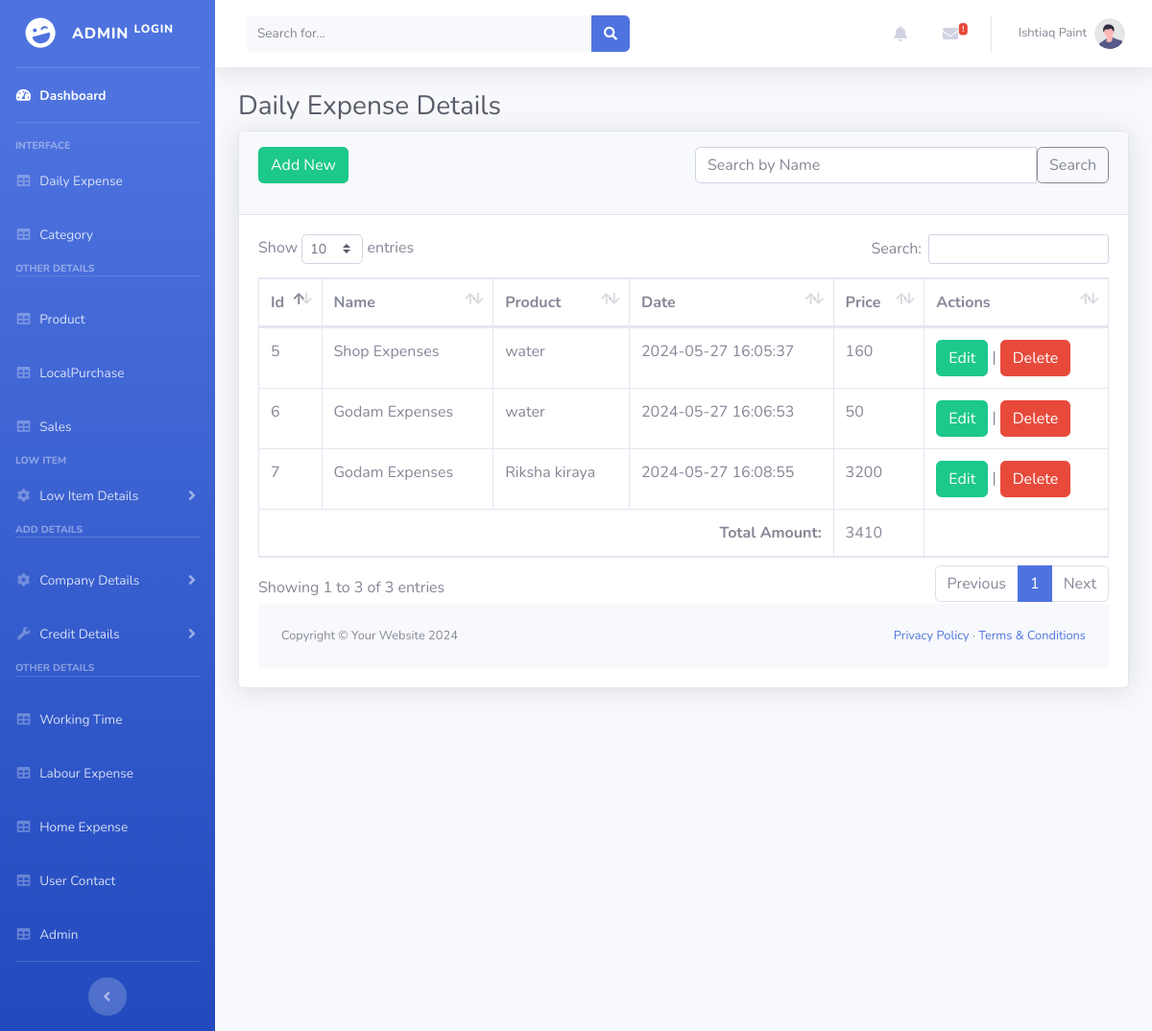
/admin/Daily.php (signed in), run on the app's committed database.
### tables this page shows
CREATE TABLE `dailyexpense` (
  `id` int(100) NOT NULL,
  `name` varchar(255) NOT NULL,
  `product` varchar(255) NOT NULL,
  `date` timestamp NOT NULL DEFAULT CURRENT_TIMESTAMP,
  `price` int(11) NOT NULL
);

### admin/Daily.php (the view, shortened to what this page needs)
<?php
include_once("DatabaseConn.php");
class DailyExpenseDashboard {
    private $conn;
    public function __construct($conn) {
        $this->conn = $conn;
    }
    public function displayExpenseData($search = '') {
        ?>
        <!DOCTYPE html>
        <html lang="en">
        <head>
    <link href="vendor/fontawesome-free/css/all.min.css" rel="stylesheet" type="text/css">
    <link href="css/sb-admin-2.min.css" rel="stylesheet">
    <link href="vendor/datatables/dataTables.bootstrap4.min.css" rel="stylesheet">
        </head>
        <body id="page-top">
<?php include_once("Header.php"); ?>
<div id="wrapper">
    <div id="content-wrapper" class="d-flex flex-column">
        <div id="content">
            <div class="container-fluid">
                <h1 class="h3 mb-2 text-gray-800">Daily Expense  Details</h1>
                <div class="card shadow mb-4">
                    <div class="card-header py-3">
                        <div class="row">
                            <div class="col-md-6">
                                <a href="DailyExpenseAdd.php" class="btn btn-success">Add New</a>
                            </div>
                            <div class="col-md-6">
                                <form method="GET" action="">
                                    <div class="input-group mb-3">
                                    <input type="text" class="form-control" placeholder="Search by Name" name="search" value="<?php echo $search; ?>">
                                        <button class="btn btn-outline-secondary" type="submit">Search</button>
                                    </div>
                                </form>
                            </div>
                        </div>
                    </div>
                    <div class="card-body">
                        <div class="table-responsive">
                            <table class="table table-bordered" id="dataTable" width="100%" cellspacing="0">
                                <thead>
                                    <tr>
                                        <th>Id</th>
                                        <th>Name</th>
                                        <th>Product</th>
                                        <th>Date</th>
                                        <th>Price</th>
                                        <th>Actions</th>
                                    </tr>
                                </thead>
                                <tbody>
                                    <?php
                                    $whereClause = !empty($search) ? "WHERE name LIKE '%$search%'" : '';
                                    $query = "SELECT * FROM `dailyexpense` $whereClause";
                                    $result = mysqli_query($this->conn, $query);
                                    $totalAmount = 0;
                                    if(mysqli_num_rows($result)){
                                        while($row = mysqli_fetch_array($result)){
                                            ?>
                                            <tr>
                                                <td><?php echo $row[0];?></td>
                                                <td><?php echo $row[1];?></td>
                                                <td><?php echo $row[2];?></td>
                                                <td><?php echo $row[3];?></td>
                                                <td><?php echo $row[4];?></td>
                                                <td>
                                                <a href="DailyExpenseEdit.php?id=<?=$row['id']?>" class="btn btn-success" >Edit</a> |  <a href="DailyExpenseDelete.php?id=<?=$row['id']?>" class="btn btn-danger">Delete</a></td>
                                            </tr>
                                            <?php
                                            $totalAmount += $row[4];
                                        }
                                    }
                                    ?>
                                </tbody>
                                <tfoot>
                                    <tr>
                                        <td colspan="4" style="text-align: right;"><b>Total Amount:</b></td>
                                        <td><?php echo $totalAmount; ?></td>
                                        <td></td>
                                    </tr>
                                </tfoot>
                            </table>
                <footer class="py-4 bg-light mt-auto">
                    <div class="container-fluid px-4">
                        <div class="d-flex align-items-center justify-content-between small">
                        <div class="text-muted">Copyright &copy; Your Website <?php echo date("Y"); ?></div>
                            <div>
                                <a href="#">Privacy Policy</a>
                                &middot;
                                <a href="#">Terms &amp; Conditions</a>
                            </div>
                        </div>
                    </div>
                </footer>
            </div>
        </body>
        </html>
        <?php
    }
}
$search = isset($_GET['search']) ? $_GET['search'] : '';
$dashboard = new DailyExpenseDashboard($conn);
$dashboard->displayExpenseData($search);
?>

### data on the page
dailyexpense: id "5", name "Shop Expenses", product "water", date "2024-05-27 16:05:37", price "160"
dailyexpense: id "6", name "Godam Expenses", product "water", date "2024-05-27 16:06:53", price "50"
dailyexpense: id "7", name "Godam Expenses", product "Riksha kiraya", date "2024-05-27 16:08:55", price "3200"

### other printed values
$totalAmount "3410"
